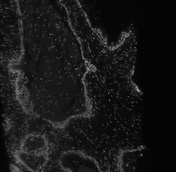
#> input picture data/test_nuclei_000004.jpg, 176 x 172 px, shrunk from 1025 x 1000 before the run
$ jupyter execute --allow-errors main.ipynb
#> lines starting #> are read from the running program, lines starting #| are printed output that depends on the picture; after the words box and inside, x2 and y2 are one past the last pixel; in counts of white or black regions, pixels touching at a corner belong together; long printed decimals are rounded
# Parallelization for Microscopic Image Deconvolution

### Import related packages

[cell 1]
import numpy as np
import matplotlib.pyplot as plt
import cv2
from time import time
from numba import cuda
from skimage import color
from scipy.signal import convolve

### Define Richardson-Lucy algorithm
Code largely borrowed from skimage.restorian package, not parallelized

[cell 2]
def richardson_lucy(image, psf, num_iter=50):
   """Richardson-Lucy deconvolution without parallel computing

   Parameters
   ----------
   image : ndarray
      Input degraded image (can be N dimensional).
   psf : ndarray
      The point spread function.
   num_iter : int, optional
      Number of iterations. This parameter plays the role of
      regularisation.

   Returns
   -------
   im_deconv : ndarray
      The deconvolved image.

   References
   ----------
   [1] https://en.wikipedia.org/wiki/Richardson%E2%80%93Lucy_deconvolution
   [2] https://scikit-image.org/docs/stable/auto_examples/filters/plot_deconvolution.html
   """
#> called with psf = array of shape (5, 5), num_iter = 50
   im_deconv = np.full(image.shape, 0.5, dtype=image.dtype)
   psf_mirror = np.flip(psf)

   # Small regularization parameter used to avoid 0 divisions
   eps = 1e-12
   accum = 0

   for _ in range(num_iter):
      start1 = time()
      conv = convolve(im_deconv, psf, mode='same', method='direct') + eps
      end1 = time()
      elapsed1 = end1 - start1
      relative_blur = image/conv
      start2 = time()
      im_deconv *= convolve(relative_blur, psf_mirror, mode='same', method='direct')
      end2 = time()
      elapsed2 = end2 - start2
      elapsed = (elapsed1 + elapsed2)/2
      accum += elapsed
#> this loop made 50 passes
#> pass 2, in richardson_lucy, `relative_blur = image/conv`:
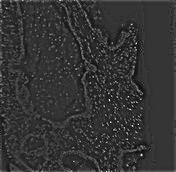
#> relative_blur: shape (172, 176) float64; min 0, max 4.8, mean 0.994; drawn with min black and max white
#> after the loop:
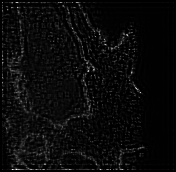
#> im_deconv: shape (172, 176) float64; min 1.65e-20, max 2.26, mean 0.0925; drawn with min black and max white
#> after the loop:
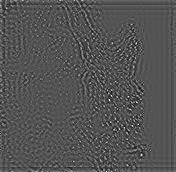
#> relative_blur: shape (172, 176) float64; min 0, max 3.02, mean 0.994; drawn with min black and max white
#> after the loop, accum = 0.53

   im_deconv[im_deconv > 1] = 1
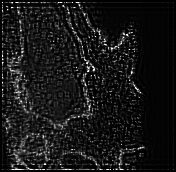
#> im_deconv: shape (172, 176) float64; 0.26% of pixels changed, all inside (x1, y1, x2, y2) = (2, 2, 141, 170)
#> `conv_time, deconvolved_RL = richardson_lucy(img, psf)`: conv_time = 0.0106
#| Average time for one convolution by CPU:  0.01061 s
   im_deconv[im_deconv < -1] = -1

   return accum/num_iter, im_deconv

[cell 3]
def richardson_lucy_fft(image, psf, num_iter=50):
   """Richardson-Lucy deconvolution using FFT

   Parameters
   ----------
   image : ndarray
      Input degraded image (can be N dimensional).
   psf : ndarray
      The point spread function.
   num_iter : int, optional
      Number of iterations. This parameter plays the role of
      regularisation.

   Returns
   -------
   im_deconv : ndarray
      The deconvolved image.

   References
   ----------
   [1] https://en.wikipedia.org/wiki/Richardson%E2%80%93Lucy_deconvolution
   [2] https://scikit-image.org/docs/stable/auto_examples/filters/plot_deconvolution.html
   """
#> called with psf = array of shape (5, 5), num_iter = 50
   im_deconv = np.full(image.shape, 0.5, dtype=image.dtype)
   psf_mirror = np.flip(psf)

   # Small regularization parameter used to avoid 0 divisions
   eps = 1e-12
   accum = 0

   for _ in range(num_iter):
      start1 = time()
      conv = convolve(im_deconv, psf, mode='same', method='fft') + eps
      end1 = time()
      elapsed1 = end1 - start1
      relative_blur = image/conv
      start2 = time()
      im_deconv *= convolve(relative_blur, psf_mirror, mode='same', method='fft')
      end2 = time()
      elapsed2 = end2 - start2
      elapsed = (elapsed1 + elapsed2)/2
      accum += elapsed
#> after the loop, accum = 0.0328

   im_deconv[im_deconv > 1] = 1
#> im_deconv: shape (172, 176) float64; min 1.65e-20, max 1, mean 0.0917
   im_deconv[im_deconv < -1] = -1

   return accum/num_iter, im_deconv

### Results and time consumed for traditional R-L deconvolution algorithm

[cell 4]
img = color.rgb2gray(cv2.imread('../data/test_nuclei_000004.jpg'))
psf = np.ones((5, 5))/25

# Restore Image using Richardson-Lucy algorithm
start = time()
conv_time, deconvolved_RL = richardson_lucy(img, psf)
end = time()
elapsed = end - start
print("Richardson_Lucy execution time by CPU: ", elapsed, "s")
print("Average time for one convolution by CPU: ", conv_time, "s")

start = time()
conv_time_fft, deconvolved_RL_fft = richardson_lucy_fft(img, psf)
#> conv_time_fft = 0.000657
end = time()
elapsed_fft = end - start
print("Richardson_Lucy FFT execution time by CPU: ", elapsed_fft, "s")


fig, ax = plt.subplots(nrows=1, ncols=2, figsize=(20, 12))
plt.gray()

for a in (ax[0], ax[1]):
       a.axis('off')

ax[0].imshow(img)
ax[0].set_title('Original Data')

ax[1].imshow(deconvolved_RL)
ax[1].set_title('Restoration using Richardson-Lucy')


fig.subplots_adjust(wspace=0.02, hspace=0.2,
                    top=0.9, bottom=0.05, left=0, right=1)
plt.show()

### Parallelize the convolution part of the R-L algorithm using stencil of any size

[cell 5]
TPB = 16

# [24 lines left out: function conv_kernel, not called in this run]

def conv(u, iter_count, PSF, memspec='global'):
    """
    Wrapper function for computing convolution using nD stencil and global memory.

    Arguments:
        u: numpy float 2D array of current image
        iter_count: int number of update iterations
        PSF: array of PSF values
        memspec: string; set memspec='shared' for updates based on shared memory kernel
    Returns:
        convoluted 2D array of image
    """

    d_PSF = cuda.to_device(PSF)
    d_u = cuda.to_device(u)
    d_v = cuda.to_device(u)
    dims = u.shape
    gridDims = [(dims[0] + TPB - 1)//TPB, (dims[1] + TPB - 1)//TPB]
    blockDims = [TPB, TPB]

    event_start = cuda.event()
    event_end = cuda.event()
    event_start.record()
    for k in range(iter_count):
        conv_kernel[gridDims, blockDims](d_v, d_u, d_PSF)
        conv_kernel[gridDims, blockDims](d_u, d_v, d_PSF)
    event_end.record()
    event_end.synchronize()
    event_elapsed = cuda.event_elapsed_time(event_start, event_end)

    return event_elapsed, d_u.copy_to_host()


SH_N = 18
# [109 lines left out: functions shared_conv_kernel, shared_conv, not called in this run]

### Plot the image before and after the convolution

[cell 6]
PSF = np.ones((5, 5))/25
#> (the rest of this cell did not finish here and is left out)

### Implement the parallelized version of R-L algorithm

[cell 7]
def rl_par(image, psf, num_iter=50):
   """Richardson-Lucy deconvolution.

   Arguments:
        image : ndarray
            Input degraded image (can be N dimensional).
        psf : ndarray
            The point spread function.
        num_iter : int, optional
            Number of iterations. This parameter plays the role of
            regularisation.

   Returns:
        im_deconv : ndarray
        The deconvolved image.

   References:
   [1] https://en.wikipedia.org/wiki/Richardson%E2%80%93Lucy_deconvolution
   [2] https://scikit-image.org/docs/stable/auto_examples/filters/plot_deconvolution.html
   """
#> called with psf = array of shape (5, 5), num_iter = 50

   im_deconv = np.full(image.shape, 0.5, dtype=image.dtype)
#    psf_mirror = np.flip(psf)

   # Small regularization parameter used to avoid 0 divisions
   eps = 1e-12
   elapsed = 0
   cputime = 0
   for _ in range(num_iter):
      start1 = time()
      elapsed1, con = conv(im_deconv, 1, psf)
      end1 = time()
      cputime1 = end1 - start1
      con += eps
      relative_blur = image/con
      start2 = time()
      elapsed2, con = conv(relative_blur, 1, psf) #
      end2 = time()
      cputime2 = end2 - start2
      im_deconv *= con
      elapsed = elapsed + elapsed1 + elapsed2
      cputime = cputime + cputime1 + cputime2
#> im_deconv: shape (172, 176) float64; every value is 0.5
#> after the loop, cputime = 0; elapsed = 0


   im_deconv[im_deconv > 1] = 1
   im_deconv[im_deconv < -1] = -1

   return cputime, elapsed/1000, im_deconv


# [47 lines left out: function shared_rl_par, not called in this run]

### Experiment of the parallelized deconvolution algorithm and time consumed

[cell 8]
psf = np.ones((5, 5))/25
start = time()
#> (the rest of this cell did not finish here and is left out)

### Plot the processed images

[cell 9]
fig, ax = plt.subplots(nrows=2, ncols=2, figsize=(15, 15))
plt.gray()

for a in (ax[0, 0], ax[0, 1], ax[1, 0], ax[1, 1]):
       a.axis('off')

ax[0,0].imshow(img)
ax[0,0].set_title('Original Data',fontsize=15)

ax[0,1].imshow(deconvolved_RL)
ax[0,1].set_title('Non-Parallel Restoration (Richardson-Lucy) \n'+ "Execution time = " + str('%.2f' % elapsed) + 's', fontsize=15)

#> (the rest of this cell did not finish here and is left out)

[cell 10]
fig, ax = plt.subplots(nrows=2, ncols=2, figsize=(15, 15))
plt.gray()

for a in (ax[0, 0], ax[0, 1], ax[1, 0], ax[1, 1]):
       a.axis('off')

ax[0, 0].imshow(img)
ax[0, 0].set_title('Original Data',fontsize=15)

#> (the rest of this cell did not finish here and is left out)

### Comparison for batch processing

[cell 11]
import os
filelist = os.listdir("../data/")

start = time()
for i in filelist:
    img = color.rgb2gray(cv2.imread('../data/' + i))
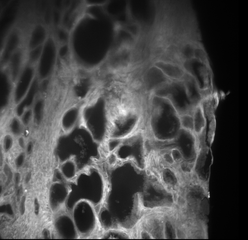
#> input picture data/60 um eosin 1.PNG, 248 x 240 px, shrunk from 1439 x 1394 before the run
#> img: shape (240, 248) float64; min 0, max 0.992, mean 0.28
    _, deconvolved_RL = richardson_lucy(img, psf)
#> call 2 of richardson_lucy, with psf = array of shape (5, 5), num_iter = 50
#> the loop in richardson_lucy (call 2), `for _ in range(num_iter):` made 50 passes
#> pass 1, in richardson_lucy (call 2), `im_deconv *= convolve(relative_blur, psf_mirror, mode='same', method='..`:
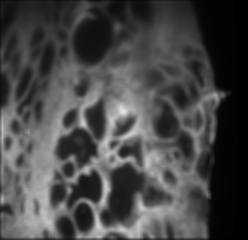
#> im_deconv: shape (240, 248) float64; min 0, max 0.9, mean 0.28
#> pass 2, in richardson_lucy (call 2), `relative_blur = image/conv`:
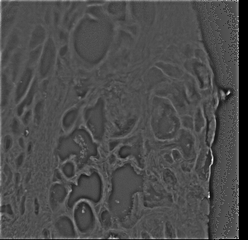
#> relative_blur: shape (240, 248) float64; min 0, max 3.19, mean 0.953; drawn with min black and max white
#> after the loop in richardson_lucy (call 2), `for _ in range(num_iter):`:
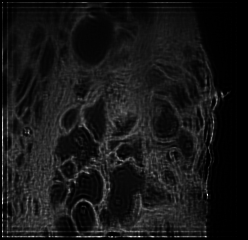
#> im_deconv: shape (240, 248) float64; min 0, max 3.24, mean 0.28; drawn with min black and max white
#> after the loop in richardson_lucy (call 2), `for _ in range(num_iter):`:
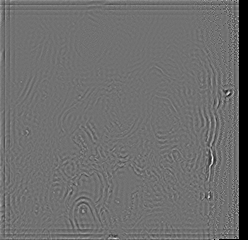
#> relative_blur: shape (240, 248) float64; min 0, max 2.23, mean 0.964; drawn with min black and max white
#> after the loop in richardson_lucy (call 2), `for _ in range(num_iter):`: accum = 1.04
#> in richardson_lucy (call 2), `im_deconv[im_deconv > 1] = 1`:
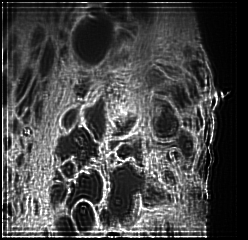
#> im_deconv: shape (240, 248) float64; 1.56% of pixels changed, all inside (x1, y1, x2, y2) = (2, 2, 223, 238)
#> pass 2 of the loop `for i in filelist:`:
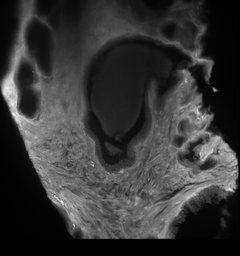
#> input picture data/60 um eosin 3.PNG, 240 x 256 px, shrunk from 1392 x 1487 before the run
#> after the loop in richardson_lucy (call 3), `for _ in range(num_iter):`:
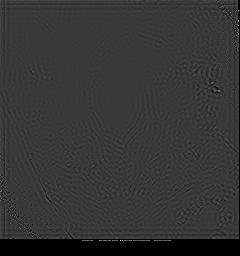
#> relative_blur: shape (256, 240) float64; min 0, max 4.47, mean 0.932; drawn with min black and max white
#> after the loop in richardson_lucy (call 3), `for _ in range(num_iter):`: accum = 1.08
#> in richardson_lucy (call 3), `im_deconv[im_deconv > 1] = 1`:
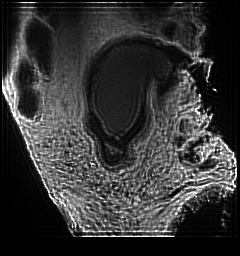
#> im_deconv: shape (256, 240) float64; min 0, max 1, mean 0.211
#> pass 3 of the loop `for i in filelist:`:
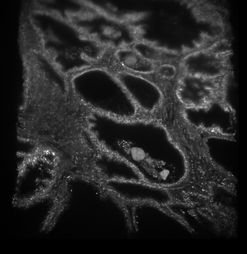
#> input picture data/60 um topro 2.PNG, 247 x 254 px, shrunk from 1437 x 1476 before the run
#> after the loop in richardson_lucy (call 4), `for _ in range(num_iter):`: accum = 1.11
#> in richardson_lucy (call 4), `im_deconv[im_deconv > 1] = 1`:
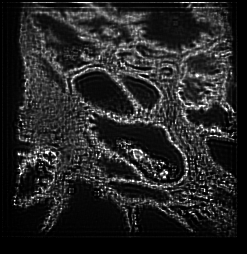
#> im_deconv: shape (254, 247) float64; min 0, max 1, mean 0.146
#> the loop made 4 passes; the first 3 are shown
end = time()
elapsed_cpu = end - start
#> elapsed_cpu = 7.59
print("CPU: Richardson_lucy execution time for batch images: ", elapsed_cpu, "s")
#| CPU: Richardson_lucy execution time for batch images:  7.592 s

start = time()
#> (the rest of this cell did not finish here and is left out)

#> after the loop in rl_par, `for _ in range(num_iter):`: im_deconv: shape (240, 248) float64; every value is 0.5
#> after the loop in rl_par, `for _ in range(num_iter):`: cputime = 0
end = time()
elapsed_gpu = end - start
print("Global GPU: Richardson_lucy execution time for batch images: ", elapsed_gpu, "s")
print("Speedup factor: ", elapsed_cpu/elapsed_gpu)
